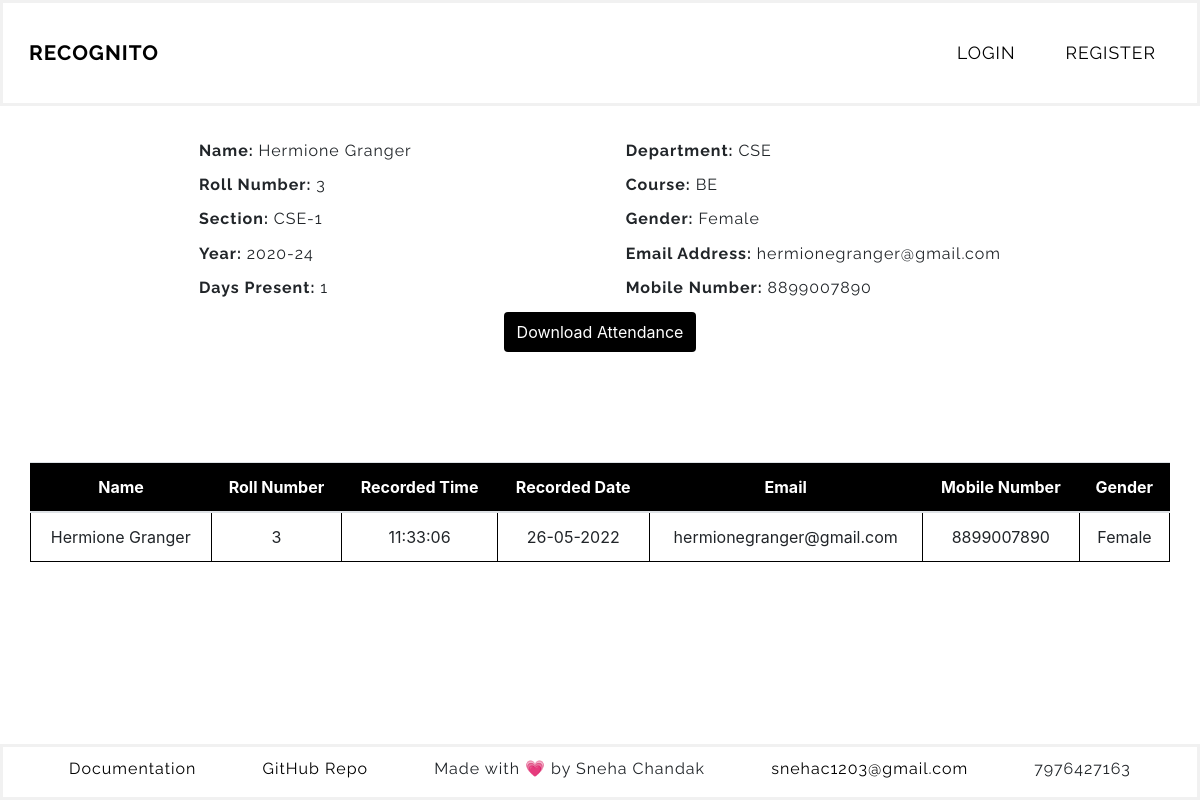
Page /display_by_roll?roll_no=3 on the committed database.
### faceapp/models.py (models this page shows, shortened)
class Student(db.Model):
    id = db.Column(db.Integer(), primary_key=True)
    days_present = db.Column(db.Integer(), nullable=True, default=0)
    dept = db.Column(db.String(length=10), nullable=False)
    course = db.Column(db.String(length=10), nullable=False)
    year = db.Column(db.String(length=20), nullable=False)
    name = db.Column(db.String(length=30), nullable=False)
    section = db.Column(db.String(length=10), nullable=False)
    roll_no = db.Column(db.Integer(), unique=True, nullable=False)
    gender = db.Column(db.String(length=20), nullable=False)
    mobile_no = db.Column(db.String(length=10), nullable=False)
    email = db.Column(db.String(length=20), unique=True, nullable=False)
    teacher = db.Column(db.String(length=20), nullable=False)
    photo_sample = db.Column(db.String(), nullable=True, default='NONE')
    attendance = db.relationship('Attendance', backref='attendance', lazy=True)

class Attendance(db.Model):
    id = db.Column(db.Integer(), primary_key=True)
    name = db.Column(db.String(), nullable=False)
    roll_no = db.Column(db.Integer(), nullable=False)
    time = db.Column(db.String(), nullable=False)
    date = db.Column(db.String(), nullable=False)
    student = db.Column(db.Integer(), db.ForeignKey('student.id'))

### faceapp/routes.py (the view, shortened to what this page needs)
@app.route('/display_by_roll', methods=['GET', 'POST'])
def display_by_roll():
    form = StudentAttendanceCSVForm()
    roll_to_display = request.args.get('roll_no')
    result = Student.query.filter_by(roll_no=roll_to_display).first()
    name=result.name
    dept=result.dept
    section=result.section
    year=result.year
    course=result.course
    gender=result.gender
    email=result.email
    mobile_no=result.mobile_no
    days_present=result.days_present
    student = db.session.query(Student.name, Student.roll_no, Attendance.time, Attendance.date, Student.email, Student.mobile_no, Student.gender, Student.dept, Student.course, Student.section, Student.year, Student.teacher).join(Attendance, Student.roll_no == Attendance.roll_no).filter(Attendance.roll_no==roll_to_display, Student.roll_no==roll_to_display).all()
    return render_template('display_by_roll.html', student=student, form=form, name=name, roll_no=roll_to_display, dept=dept, section=section, year=year, course=course, gender=gender, email=email, mobile_no=mobile_no, days_present=days_present)

### faceapp/forms.py
class StudentAttendanceCSVForm(FlaskForm):
    submit = SubmitField(label='Download Attendance')

### faceapp/templates/display_by_roll.html (shortened to what this page needs)
{% extends 'base.html' %}
{% block content %}
<section class="student-details">
    <div>
        <h4><b>Name: </b>{{ name }}</h4>
        <h4><b>Roll Number: </b>{{ roll_no }}</h4>
        <h4><b>Section: </b>{{ section }}</h4>
        <h4><b>Year: </b>{{ year }}</h4>
        <h4><b>Days Present: </b>{{ days_present }}</h4>
    </div>
    <div>
        <h4><b>Department: </b>{{ dept }}</h4>
        <h4><b>Course: </b>{{ course }}</h4>
        <h4><b>Gender: </b>{{ gender }}</h4>
        <h4><b>Email Address: </b>{{ email }}</h4>
        <h4><b>Mobile Number: </b>{{ mobile_no }}</h4>
    </div>
</section>
<form method='POST' class="'form-signin text-center" novalidate>
    {{ form.submit(class="btn") }}
</form>
    <div class="text-center">
        <table class="table" >
            <thead>
                <tr>
                    <th scope="col">Name</th>
                    <th scope="col">Roll Number</th>
                    <th scope="col">Recorded Time</th>
                    <th scope="col">Recorded Date</th>
                    <th scope="col">Email</th>
                    <th scope="col">Mobile Number</th>
                    <th scope="col">Gender</th>
                </tr>
            </thead>
            <tbody>
                    {% for record in student %}
                    <tr class="table-row-hover">
                        <td>{{ record.name }}</td>
                        <td>{{ record.roll_no }}</td>
                        <td>{{ record.time }}</td>
                        <td>{{ record.date }}</td>
                        <td>{{ record.email }}</td>
                        <td>{{ record.mobile_no }}</td>
                        <td>{{ record.gender }}</td>
                    </tr>
                    {% endfor %}
            </tbody>
        </table>
    </div>
{% endblock%}

### faceapp/static/css/styles.css (style rules this page uses)
body { min-height: 100vh; display: flex; flex-direction: column; }
.btn { background-color: #000; color: white; height: 40px; margin-bottom: 50px; }
.table { border: 1px solid black; border-collapse: collapse; width: 95%; margin: 60px auto; }
.table tr { border: 1px solid black; border-top: 1px solid black }
.table td { border: 1px solid black; }
thead { background-color: black; color: white; }
.student-details { padding-top: 20px; display: flex; flex-direction: row; justify-content: space-evenly; }
.student-details h4 { margin: 15px; font-family: 'Raleway', sans-serif; font-weight: 400; letter-spacing: 1px; font-size: medium; }

### rows in the picture
Student: name "Hermione Granger", section "CSE-1", year "2020-24", dept "CSE", course "BE", gender "Female", email "hermionegranger@gmail.com", mobile_no "8899007890"
Attendance: name "Hermione Granger", roll_no "3", time "11:33:06", date "26-05-2022", email "hermionegranger@gmail.com", mobile_no "8899007890", gender "Female"

### other values in the picture
{{ roll_no }} "3"
{{ days_present }} "1"
